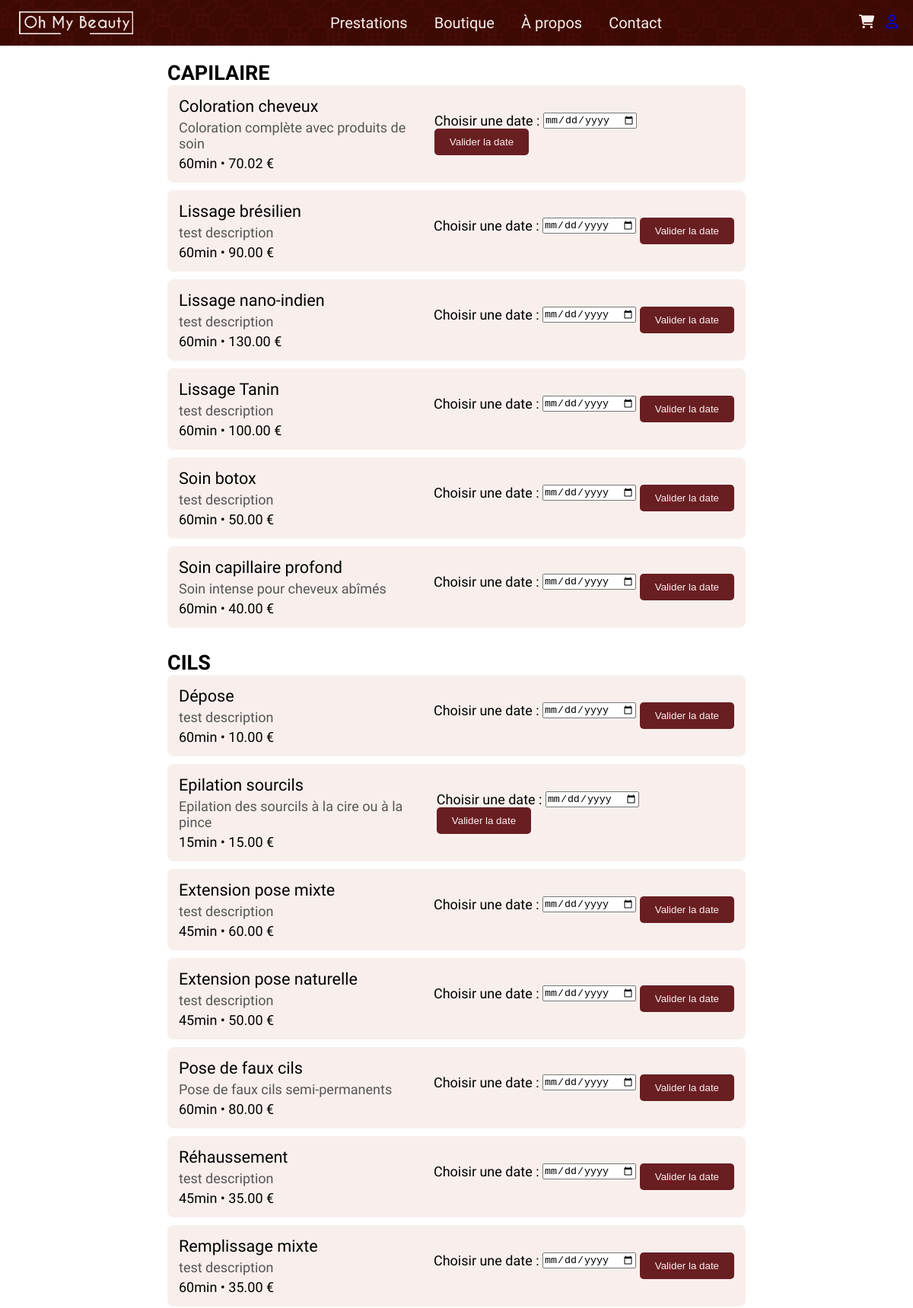
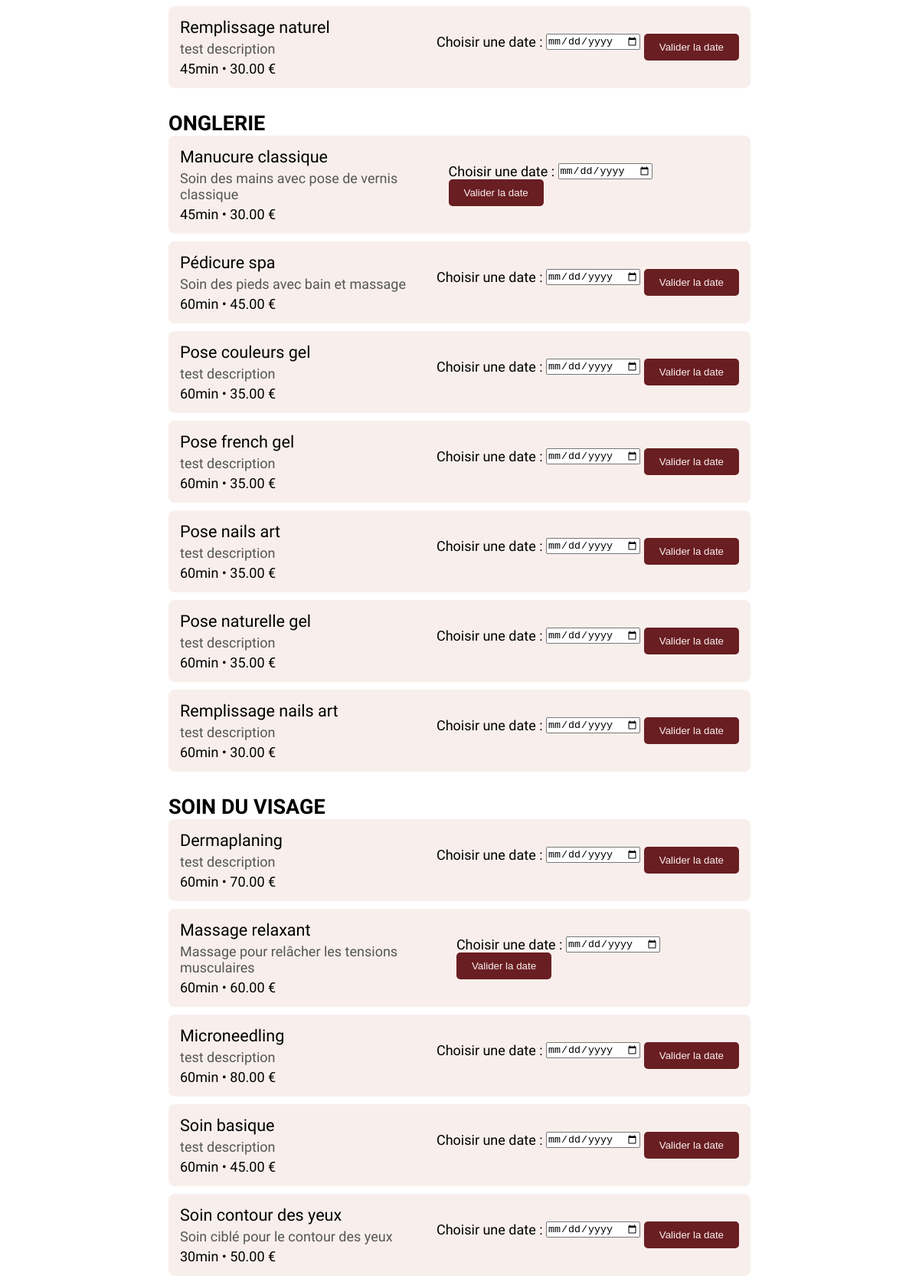
Page /index.php?action=prestations (upper part) on the committed database (2 pictures, top to bottom).
### tables this page shows
CREATE TABLE IF NOT EXISTS `prestation` (
  `id_prestation` int NOT NULL AUTO_INCREMENT,
  `designation` varchar(50) NOT NULL,
  `prix` decimal(15,2) NOT NULL,
  `duree` varchar(50) NOT NULL DEFAULT '40min',
  `id_categorie` int NOT NULL,
  `description` varchar(500) DEFAULT NULL,
  PRIMARY KEY (`id_prestation`),
  KEY `id_categorie` (`id_categorie`),
  CONSTRAINT `prestation_ibfk_1` FOREIGN KEY (`id_categorie`) REFERENCES `categorie` (`id_categorie`)
);

### controller/AccueilController.php (called while the page is built, shortened)
<?php
class AccueilController {
    public function afficherPrestations() {
        require 'view/vuePrestations.php';
    }
}

### app/Connect.php (called while the page is built, shortened)
<?php
abstract class Connect {
    public static function seConnecter(){
        try {
            return new \PDO(
                "mysql:host=".self::HOST.";dbname=".self::DB.";charset=utf8", self::USER, self::PASS);
        } catch (\PDOException $ex) {
            return $ex->getMessage();
        }
    }
}

### model/managers/PrestationManager.php (called while the page is built, shortened)
<?php
class PrestationManager {
    private $db;
    public function __construct() {
        $this->db = Connect::seConnecter();
    }
    public function obtenirToutesCategoriesAvecPrestations() {
        $requete = "
            SELECT c.id_categorie, c.designation AS categorie_designation, p.id_prestation, p.designation, p.description, p.duree, p.prix
            FROM categorie c
            LEFT JOIN prestation p ON c.id_categorie = p.id_categorie
            ORDER BY c.designation, p.designation
        ";
        $resultat = $this->db->query($requete);
        $categories = [];
        while ($row = $resultat->fetch()) {
            $categories[$row['categorie_designation']][] = [
                'id_prestation' => $row['id_prestation'],
                'designation' => $row['designation'],
                'description' => $row['description'],
                'duree' => $row['duree'],
                'prix' => $row['prix']
            ];
        }
        return $categories;
    }
}

### view/vuePrestations.php (the view, shortened to what this page needs)
<?php
$prestationManager = new PrestationManager();
$categoriesAvecPrestations = $prestationManager->obtenirToutesCategoriesAvecPrestations();
?>
<section class="prestations-container">
    <?php foreach ($categoriesAvecPrestations as $categorieNom => $prestations) { ?>
        <div class="categorie">
            <h2><?= $categorieNom; ?></h2>
            <div class="liste-prestations">
                <?php foreach ($prestations as $prestation) { ?>
                    <div class="prestation">
                        <div class="details-prestation">
                            <h3><?= $prestation["designation"]; ?></h3>
                            <p><?= $prestation["description"]; ?></p>
                            <span><?= $prestation["duree"]; ?> • <?= $prestation["prix"]; ?> €</span>
                        </div>
                        <div class="actions-prestation">
                            <form method="post" action="index.php?action=choisirCreneau">
                                <label for="datePrestation">Choisir une date :</label>
                                <input type="date" name="datePrestation" required min="<?= date('Y-m-d'); ?>">
                                <button type="submit">Valider la date</button>
                            </form>
                        </div>
                    </div>
                <?php } ?>
            </div>
        </div>
    <?php } ?>
</section>
<?php
require "template.php";

### public/css/style.css (style rules this page uses)
:root { --bordeau : #691E22; --or : #D9912B; --crimson : #3D0A01; --bcasse : #FAE3D3; --blanc : #F8EFEC; --rufina : "Rufina", serif;; --oxygen : "Oxygen", sans-serif; }
* { margin: 0; padding: 0; vertical-align: top; box-sizing: border-box; }
html { font-size: 18px; height: 100%; }
.prestations-container { font-family: var(--oxygen); max-width: 800px; margin: 0 auto; padding: 20px; }
.categorie { margin-bottom: 30px; }
.prestation { font-weight: 300; display: flex; justify-content: space-between; align-items: center; padding: 15px; background-color: var(--blanc); border-radius: 8px; margin-bottom: 10px; }
.details-prestation h3 { margin: 0; font-size: 1.2em; font-weight: 400; }
.details-prestation p { margin: 5px 0; color: #555; }
.actions-prestation button { background-color: var(--bordeau); color: var(--blanc); border: none; padding: 10px 20px; border-radius: 5px; cursor: pointer; }

### rows in the picture
prestation: designation "Coloration cheveux", description "Coloration complète avec produits de soin", duree "60min", prix "70.02"
prestation: designation "Lissage brésilien", description "test description", duree "60min", prix "90.00"
prestation: designation "Lissage nano-indien", description "test description", duree "60min", prix "130.00"
prestation: designation "Lissage Tanin", description "test description", duree "60min", prix "100.00"
prestation: designation "Soin botox", description "test description", duree "60min", prix "50.00"
prestation: designation "Soin capillaire profond", description "Soin intense pour cheveux abîmés", duree "60min", prix "40.00"
prestation: designation "Dépose", description "test description", duree "60min", prix "10.00"
prestation: designation "Epilation sourcils", description "Epilation des sourcils à la cire ou à la pince", duree "15min", prix "15.00"
prestation: designation "Extension pose mixte", description "test description", duree "45min", prix "60.00"
prestation: designation "Extension pose naturelle", description "test description", duree "45min", prix "50.00"
prestation: designation "Pose de faux cils", description "Pose de faux cils semi-permanents", duree "60min", prix "80.00"
prestation: designation "Réhaussement", description "test description", duree "45min", prix "35.00"
prestation: designation "Remplissage mixte", description "test description", duree "60min", prix "35.00"
prestation: designation "Remplissage naturel", description "test description", duree "45min", prix "30.00"
prestation: designation "Manucure classique", description "Soin des mains avec pose de vernis classique", duree "45min", prix "30.00"
prestation: designation "Pédicure spa", description "Soin des pieds avec bain et massage", duree "60min", prix "45.00"
prestation: designation "Pose couleurs gel", description "test description", duree "60min", prix "35.00"
prestation: designation "Pose french gel", description "test description", duree "60min", prix "35.00"
prestation: designation "Pose nails art", description "test description", duree "60min", prix "35.00"
prestation: designation "Pose naturelle gel", description "test description", duree "60min", prix "35.00"
prestation: designation "Remplissage nails art", description "test description", duree "60min", prix "30.00"
prestation: designation "Dermaplaning", description "test description", duree "60min", prix "70.00"
prestation: designation "Massage relaxant", description "Massage pour relâcher les tensions musculaires", duree "60min", prix "60.00"
prestation: designation "Microneedling", description "test description", duree "60min", prix "80.00"
prestation: designation "Soin basique", description "test description", duree "60min", prix "45.00"
prestation: designation "Soin contour des yeux", description "Soin ciblé pour le contour des yeux", duree "30min", prix "50.00"

### other values in the picture
$categorieNom "CAPILAIRE"
$categorieNom "CILS"
$categorieNom "ONGLERIE"
$categorieNom "SOIN DU VISAGE"
